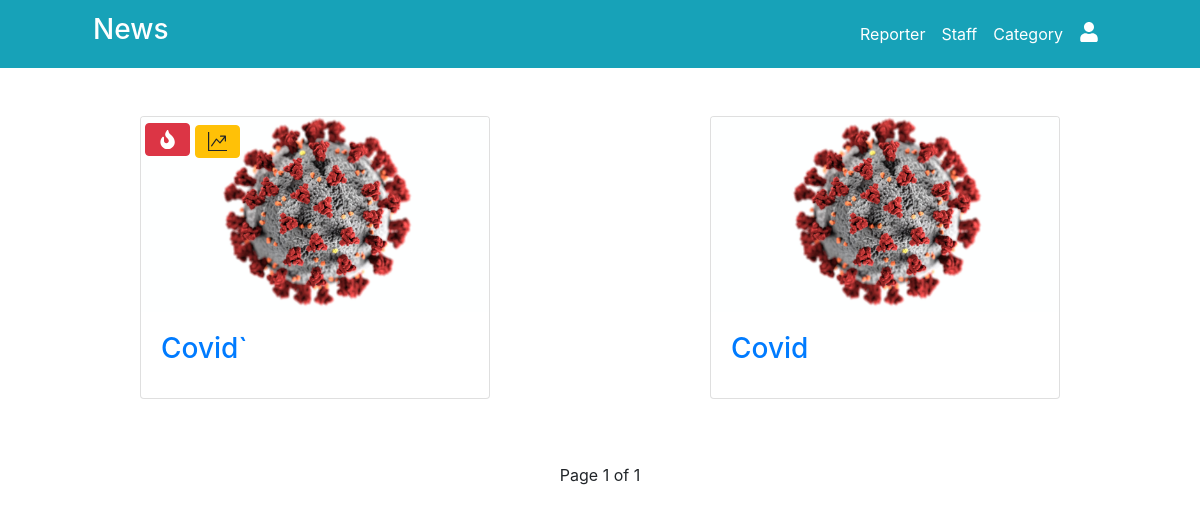
The page /category-list/ (signed in) on the database its author committed.
### home/models.py (models this page shows, shortened)
class Category(models.Model):
    date_add = models.DateField(auto_now_add=True)
    name = models.CharField(max_length=50)
    img = models.ImageField(upload_to='static/img/category-img/')
    new = models.BooleanField(default=True)
    trending = models.BooleanField(default=False)
    class Meta:
        verbose_name = "Category"
        verbose_name_plural = "Categorys"
    def auto_not_new(self):
        if self.date_add < today:
            self.new = False
            self.save()
        else: pass
    def auto_not_trending(self):
        if self.date_add < today:
            self.trending = False
            self.save()
        else: pass

### home/views.py (the view)
# urls.py: path('category-list/', views.category_list, name='category-list'),
def category_list(request):
    get_data = Category.objects.all().order_by('-date_add')
    for i in get_data:
        i.auto_not_new()
        i.auto_not_trending()
    paginator = Paginator(get_data, 30)
    pageNum = request.GET.get('page')
    data_result = paginator.get_page(pageNum)
    return render(request, 'home/category-list.html', {
        'data': data_result,
    })

### templates/home/category-list.html (shortened to what this page needs)
{% extends 'base.html' %}
{% load static %}
{% block content %}
<div class="container my-5">
    <div class="row justify-content-around">
        {% for i in data %}
        <div class="col-md-4">
            <div class="card mb-3 mx-auto">
                <a href="../post-by-category/{{i.id}}/">
                    <img src="../{{ i.img }}" alt="" class="card-img-top">
                    {% if i.new == True %}
                    <div class="card-img-overlay p-1">
                        <div class="btn btn-danger">
                            <span style="height: 20px;">
                            </span>
                        </div>
                        {% endif %}
                        {% if i.trending == True %}
                        <div class="btn btn-warning mt-1">
                            <span style="height: 20px;">
                            </span>
                        </div>
                    </div>
                    {% endif %}
                    <div class="card-body text-capitalize">
                        <h3 class="card-title">{{i.name|truncatechars:30}}</h3>
                    </div>
                </a>
            </div>
        </div>
        {% endfor %}
    </div>
</div>
<div class="container my-3">
    <div class="row">
        <div class="col text-center">
            <span>Page {{data.number}} of {{data.paginator.num_pages}}</span>
        </div>
    </div>
</div>
{% endblock content %}

### rows shown on the page
Category: img (picture), new True (drawn), trending True (drawn), name "Covid`"
Category: img (picture), name "Covid"

### other values the page prints
{{ data.number }} "1"
{{ data.paginator.num_pages }} "1"
